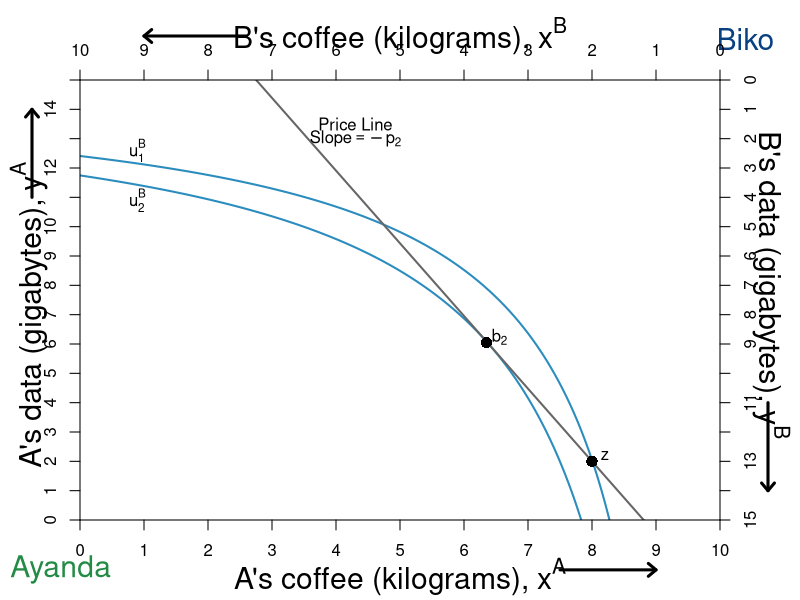

Here is the R script that generated this plot:
#require(ggplot2)
require(shape)
#pdf(file = "property_psp1_offerSTEP1.pdf", width = 9, height = 7)
#pdf(file = "property_psp1_offerSTEP2.pdf", width = 9, height = 7)
#pdf(file = "property_psp1_offerSTEP3.pdf", width = 9, height = 7)
#pdf(file = "property_psp1_offerSTEP4.pdf", width = 9, height = 7)
pdf(file = "property/property_psp1_offer_step2.pdf", width = 9, height = 7)

#Set parameters for graphics
pointsize <- 1.8
axislabelsize <- 1.8
labelsize <- 1.5
namesize <- 1.8
annotatesize <- 1.5
graphlinewidth <- 2
segmentlinewidth <- 1.5


COL <- c("#7fc97f", "#beaed4", "#fdc086", "#ffff99", "#386cb0", "#f0027f", "#bf5b17", "#666666")
COLA <- c("#99d8c9","#66c2a4","#41ae76", "#238b45", "#005824")
COLB <- c("#4eb3d3", "#2b8cbe", "#0868ac","#084081")


indiffcurveA1 <- function(x, U = 4, A = 1, a = 0.5) {
  ((((U-2)/A)*(1/x)^a)^(1/(1-a)))
}

indiffcurveA2 <- function(x, U = 4, A = 1, a = 0.5) {
  (((U/A)*(1/x)^a)^(1/(1-a)))
}

indiffcurveA3 <- function(x, U = 6.196918, A = 1, a = 0.5) {
  (((U/A)*(1/x)^a)^(1/(1-a)))
}

indiffcurveA4 <- function(x, U = 6.984164, A = 1, a = 0.5) {
  ((((U)/A)*(1/x)^a)^(1/(1-a)))
}

paretoEC <- function(x) {
  (3/2)*x
}

MonopolyPrice <- function(x) {
  21.82142 - 2.477677*x 
}

PriceLine <- function(x, intercept = 10, slope = 1) {
  intercept - slope*x 
}


OfferCurveA <- function(x) {
  x/(x  - 4)
}

mrsplot <- function(x) {
  (13/2)*(x/(9-x)^2)
}

OfferCurveB <- function(x) {
  15 - (13/2)*(10 - x)/(9 - x)
}

#Deriving the offer curves: let py = 1
#wA = 8px + 2py = 8px + 2; Demand: x = w/2px => x = 4 + 1/px => px = 1/(x - 4)
#Offer curve is y = px*x => (1/(x-4))*x = x/(x-4) defined for x neq 4
#wA = 2px + 13py = 2px + 13; Demand: x = w/2px => x = 1 + 13/2px => px = 13/2(x - 1)
#B's Offer curve is y = px*x => (13/2)(1/(x-1))*x = (13/2)(x/(x-1)
#Therefore in terms of yA and xA:
#15 - y = (13/2)*(10 - x)/(10 - x - 1)
#Therefore y = 15 - (13/2)*(10-x)/(9 - x) defined for x neq 9
#The tangency of the indifference curve and the offer curve gives mrsplot
#Where mrsplot equals that offer curve, we get x = (3/17)*(51 - sqrt(221)) = 6.376576; 
#So y = 6.022321; therefore u = (6.376576^0.5)*(6.022321^0.5)

indiffcurveBneg1 <- function(x, U = 5.09, A = 1, a = 0.5) {
  15 - (((U/A)*(1/(10 - x))^a)^(1/(1-a)))
}

indiffcurveBneg2 <- function(x, U = 5.703502, A = 1, a = 0.5) {
  15 - (((U/A)*(1/(10 - x))^a)^(1/(1-a)))
}


par(mar =  c(4, 4, 4, 4))
xlims <- c(0, 10)
ylims <- c(0, 15)
xlims2 <- c(10, 0)
ylims2 <- c(15, 0)

plot(0, 0, xlim = xlims, ylim = ylims, type = "n",
     xlab = "",
     ylab = "", 
     xaxt = "n", 
     yaxt = "n", 
     cex.lab = axislabelsize, 
     bty = "n",
     xaxs="i", 
     yaxs="i")


npts <- 500 
npts2 <- 501

#Specify the sequences of points for graphing. 
xx1 <- seq(xlims[1], xlims[2], length.out = npts)
yy1 <- indiffcurveA2(xx1, U = 4, A = 1, a = 0.5)
yy2 <- indiffcurveA2(xx1)

xx2 <- seq(4, xlims[2], length.out = npts)
xx3 <- seq(xlims[1], 9, length.out = npts)

#Draw the lines for the graphs
#lines(xx1, mrsplot(xx1), col = COL[1], lwd = graphlinewidth)
lines(xx1, indiffcurveBneg1(xx1), col = COLB[2], lwd = graphlinewidth)
lines(xx1, indiffcurveBneg2(xx1), col = COLB[2], lwd = graphlinewidth)
#lines(xx1, indiffcurveBneg2(xx1, U = 6.4), col = COLB[2], lwd = graphlinewidth)
#lines(xx1, indiffcurveBneg2(xx1, U = 7.5), col = COLB[2], lwd = graphlinewidth)

#lines(xx3, OfferCurveB(xx3), col = COLB[4], lwd = graphlinewidth+1)
lines(xx1, MonopolyPrice(xx1), col = COL[8], lwd = graphlinewidth)
#lines(xx1, PriceLine(xx1), col = COL[8], lwd = graphlinewidth)
#lines(xx1, PriceLine(xx1, intercept = 15, slope = 1.63), col = COL[8], lwd = graphlinewidth)
#lines(xx1, PriceLine(xx1, intercept = 50, slope = 6), col = COL[8], lwd = graphlinewidth)

#Customize ticks and labels for the plot
ticksy <- seq(from = 0, to = 15, by = 1)
ylabels <- seq(from = 0, to = 15, by = 1)
ticksx <- seq(from = 0, to = 10, by = 1)
xlabels <- seq(from = 0, to = 10, by = 1)
axis(1, at = ticksx, pos = 0, labels = xlabels)
axis(2, at = ticksy, pos = 0, labels = ylabels, las = 0)

#Axis labels
mtext(expression(paste("A's coffee (kilograms), ", x^A)), side=1, line = 3, cex = axislabelsize)
text(-0.8, 7, expression(paste("A's data (gigabytes), ", y^A)), xpd = TRUE, cex = axislabelsize, srt = 90) 

#Add arrows:
arrows(-0.75, 11, -0.75, 14, xpd = TRUE, length=0.1,angle=40,lwd=3)
arrows(7.5, -1.7, 9, -1.7, xpd = TRUE, length=0.1,angle=40,lwd=3)

#Annotation of the three graphs and the NE
#text(9.6, 0.9, expression(u[1]^A))
# text(9.6, 2.2, expression(u[1]^A))
# text(9.6, 4.4, expression(u[2]^A))
#text(9.6, 5.9, expression(u[4]^A))

#Perhaps useful point to label the unused intersection of the participation constraints
#points(1.34, 12, pch = 16, col = "black", cex = 1.5)



#Pareto efficiency curve
# segments(3.27, 4.9, 5.84, 8.77, lty = 1, lwd = graphlinewidth, col = COL[2])
# text(4.7, 5, expression("Pareto Efficient Curve"))
# Arrows(4.5, 5.3, 4.5, 6.2, col = "black", lty = 1, lwd = 2, arr.type = "triangle", arr.lwd = 0.5)
#Label B's offer curve
#text(1, 3, expression("B's Offer Curve"))
 #Arrows(1, 3.3, 1, 7.2, col = "black", lty = 1, lwd = 2, arr.type = "triangle", arr.lwd = 0.5)

#First Price Line
# text(6.8, 13.5, expression(paste("Price Line")))
# text(6.8, 13, expression(paste("Slope", phantom()==-p[1])))

#Second price line
text(4.3, 13.5, expression(paste("Price Line")))
text(4.3, 13, expression(paste("Slope", phantom()==-p[2])))

#Third price line
# text(2, 13.5, expression(paste("Price Line")))
# text(2, 13, expression(paste("Slope", phantom()==-p[3])))


# Arrows(6.3, 13, 3.8, 13, col = "black", lty = 1, lwd = 2, arr.type = "triangle", arr.lwd = 0.5)

#  text(8, 13.5, expression(paste("Different price lines")))
# text(8, 13, expression(paste("going through the endowment")))
#  text(8, 12.5, expression(paste("and tangent to B's ICs")))
#  text(8, 12, expression(paste("form the offer curve")))
# text(7, 13, expression(paste("Slope", phantom()==-p[m])))
# Arrows(6.3, 13, 3.8, 13, col = "black", lty = 1, lwd = 2, arr.type = "triangle", arr.lwd = 0.5)

#Add a point for the initial endowment
points(8, OfferCurveB(x = 8), pch = 16, col = "black", cex = 1.5)
text(8+0.2, OfferCurveB(x = 8) + 0.2, expression(z))


#Add a point for the initial endowment
points(6.35, OfferCurveB(x = 6.35), pch = 16, col = "black", cex = 1.5)
text(6.35 + 0.2, OfferCurveB(x = 6.35) + 0.2, expression(b[2]))

#Add a point for the initial endowment
# points(5, OfferCurveB(x = 5), pch = 16, col = "black", cex = 1.5)
#text(5 + 0.2, OfferCurveB(x = 5) + 0.3, expression(b[3]))

#Add a point for the initial endowment
#points(2.5, OfferCurveB(x = 2.5), pch = 16, col = "black", cex = 1.5)
# text(2.5 + 0.2, OfferCurveB(x = 2.5) + 0.3, expression(b[4]))


text(-0.3, -1.7, expression("Ayanda"), xpd = TRUE, cex = namesize, col = COLA[4])
text(10.4, 16.4, expression("Biko"), xpd = TRUE, cex = namesize, col = COLB[4])

#Set up second axes and labels

par(new = TRUE)

#Use the same x and ylims as previously, but with locations switched
xlims2 <- c(10, 0)
ylims2 <- c(15, 0)

#Leave the ylab and xlab blank to ensure no axes titles
plot(0, 0, xlim = xlims2, ylim = ylims2, type = "n",
     xlab = expression(paste("")),
     ylab = expression(paste("")),
     xaxt = "n", 
     yaxt = "n", 
     cex.lab = 1.3, 
     bty = "n",
     xaxs="i", 
     yaxs="i")

#Set up axes at sides 3 and 4 (top and right)
axis(side = 3, at = ticksx, pos = 0, labels = xlabels)
axis(side = 4, at = ticksy, pos = 0, labels = ylabels, las = 0)

text(5, -1.5, expression(paste("B's coffee (kilograms), ", x^B)), xpd = TRUE, cex = axislabelsize)
text(-0.8, 7, expression(paste("B's data (gigabytes), ", y^B)), xpd = TRUE, cex = axislabelsize, srt = 270) 

#Add arrows:
arrows(-0.75, 11, -0.75, 14, xpd = TRUE, length=0.1,angle=40,lwd=3)
arrows(7.4, -1.5, 9, -1.5, xpd = TRUE, length=0.1,angle=40,lwd=3)


#Functions for B's indifference curves
indiffcurveB1 <- function(x, U = 5.09, A = 1, a = 0.5) {
  ((((U-2)/A)*(1/x)^a)^(1/(1-a)))
}

indiffcurveB2 <- function(x, U = 5.09, A = 1, a = 0.5) {
  (((U/A)*(1/x)^a)^(1/(1-a)))
}

indiffcurveB3 <- function(x, U = 5.703502, A = 1, a = 0.5) {
  ((((U)/A)*(1/x)^a)^(1/(1-a)))
}

indiffcurveB4 <- function(x, U = 8.244574, A = 1, a = 0.5) {
  ((((U)/A)*(1/x)^a)^(1/(1-a)))
}

indiffcurveB5 <- function(x, U = 9, A = 1, a = 0.5) {
  ((((U)/A)*(1/x)^a)^(1/(1-a)))
}



#lines(xx1, indiffcurveB1(xx1), col = COLB[3], lwd = graphlinewidth)
#lines(xx1, indiffcurveB2(xx1), col = COLB[3], lwd = graphlinewidth)
#lines(xx1, indiffcurveB3(xx1), col = COLB[3], lwd = graphlinewidth)
#lines(xx1, indiffcurveB4(xx1), col = COLB[3], lwd = graphlinewidth)

#Label B's indifference curves
text(9.1, 2.4, expression(u[1]^B))
text(9.1, 4.1, expression(u[2]^B))
#text(9.1, 5, expression(u[3]^B))
 #text(9.1, 6.7, expression(u[4]^B))








#Label a point on the middle of the curve
#points(5, 7.5, pch = 16, col = "black", cex = 1.5)
#text(5, 7, expression(i))

#(5^0.5)*(7.5^0.5) = 6.123724

#Add point for comparison to participation constraint
#points(6.2, 1.55, pch = 16, col = "black", cex = 1.5)
#text(6.1, 1.2, expression(d))


#Calculate TIOLI power allocation for B
#mrs(x,y) => pareto efficient curve is (3/2)x = y
#A's initital utility is 4 = u(8,2) = (8^0.5)*(2^0.5)
#Therefore substitute in the contract curve u_e^A = 4 = (x^A)^(0.5)(3/2*x^A)^0.5
# => x^A = 4/((3/2)^0.5) = 3.27 => x^B = 6.73
# => y^A = 3/2(x^A) = 4.9 => y^B = 10.1

#Add point g for B's TIOLI power
# points(6.73, 10.1, pch = 16, col = "black", cex = 1.5)
# text(6.73, 10.6, expression(g))

#Calculate TIOLI power allocation for A
#mrs(x,y) => pareto efficient curve is (3/2)x = y
#A's initital utility is 4 = u(8,2) = (8^0.5)*(2^0.5)
#Therefore substitute in the contract curve u_e^A = 4 = (x^A)^(0.5)(3/2*x^A)^0.5
# => x^B = 5.09/((3/2)^0.5) = 4.16 => x^A = 5.84
# => y^B = 3/2(x^B) = 6.23 => y^A = 8.77 
#=> u^A = (5.84^0.5)*(8.77^0.5) = 7.156591
#Add point f for A's TIOLI power
# points(4.16, 6.23, pch = 16, col = "black", cex = 1.5)
# text(4.16, 5.8, expression(f))


#Annotating B's endowment
# text(1.8, 12.5, expression(e))

#Annotating a point that is a Pareto improvement over e.
# points(3.623424, 8.977679, pch = 16, col = "black", cex = 1.5)
# text(3.5, 8.6, expression(m))
#(2.94^0.5)*(12.76^0.5)

#Label Pareto Improving Lens
#text(7, 5, expression(paste("Pareto-Improving Lens")))

dev.off()
